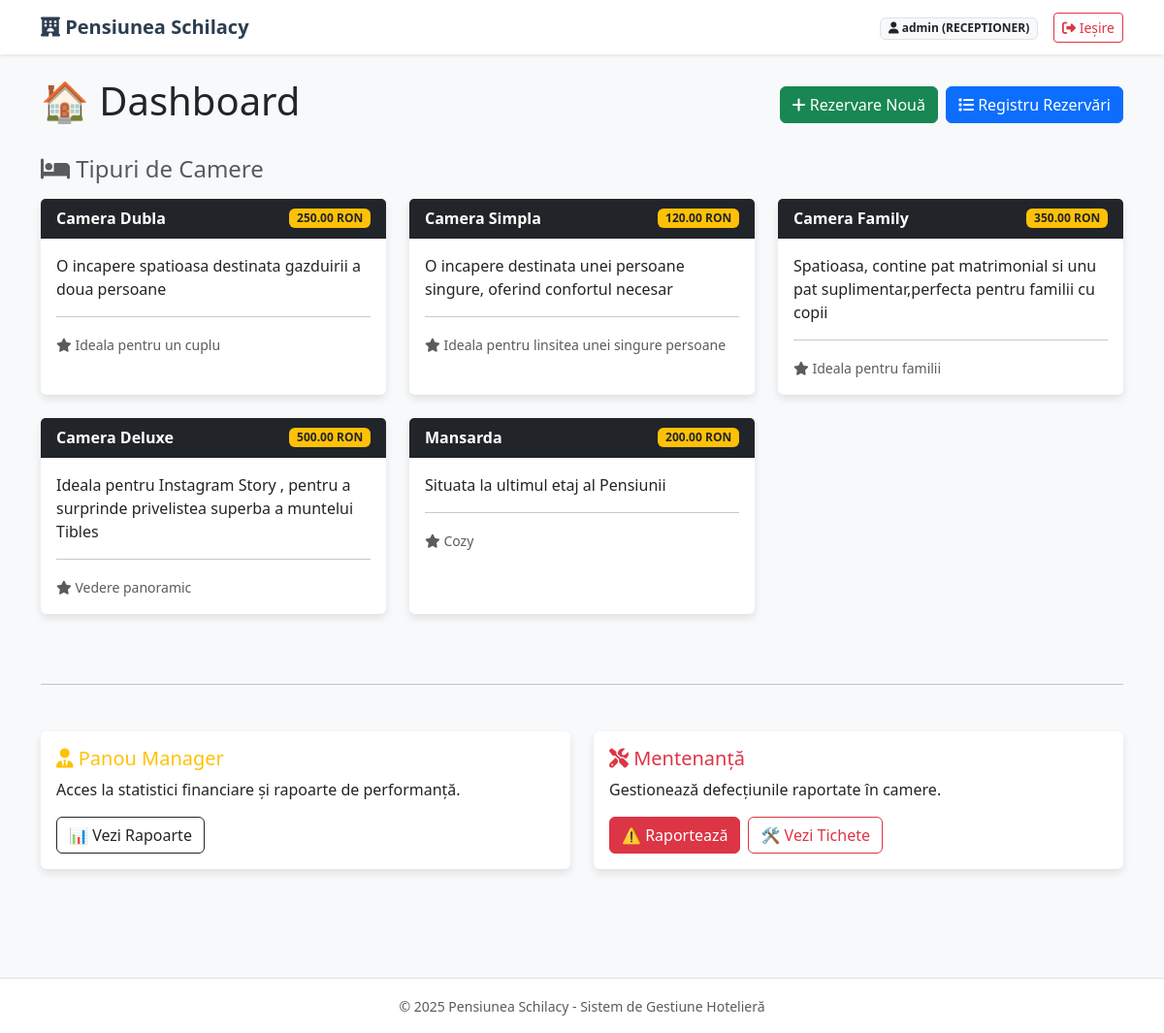
Screenshot of / (signed in) with the database file from the repository.
### cazare/models.py (models this page shows, shortened)
class Utilizator(AbstractUser):
    ROLE_CHOICES = (
        ('manager', 'Manager'),
        ('receptioner', 'Recepționer'),
    )
    rol = models.CharField(max_length=20, choices=ROLE_CHOICES, default='receptioner')

class TipCamera(models.Model):
    nume_tip = models.CharField(max_length=50)
    descriere = models.TextField()
    facilitati = models.TextField(blank=True)
    pret_per_noapte = models.DecimalField(max_digits=10, decimal_places=2)

### cazare/views.py (the view)
# urls.py: path('', views.homepage, name='acasa'),
@login_required
def homepage(request):
    toate_tipurile = TipCamera.objects.all()
    context = {'tipuri': toate_tipurile}
    return render(request, 'cazare/homepage.html', context)

### cazare/templates/cazare/homepage.html
{% extends 'cazare/base.html' %}
{% block content %}
    <div class="d-flex justify-content-between align-items-center mb-4">
        <h1>🏠 Dashboard</h1>
        <div class="d-flex gap-2">
            <a href="{% url 'creare_rezervare' %}" class="btn btn-success">
                <i class="fa-solid fa-plus"></i> Rezervare Nouă
            </a>
            <a href="{% url 'lista_rezervari' %}" class="btn btn-primary">
                <i class="fa-solid fa-list"></i> Registru Rezervări
            </a>
        </div>
    </div>
    <h4 class="mb-3 text-muted"><i class="fa-solid fa-bed"></i> Tipuri de Camere</h4>
    <div class="row">
        {% for camera in tipuri %}
            <div class="col-md-4 mb-4">
                <div class="card h-100">
                    <div class="card-header bg-dark text-white d-flex justify-content-between align-items-center">
                        <strong>{{ camera.nume_tip }}</strong>
                        <span class="badge bg-warning text-dark">{{ camera.pret_per_noapte }} RON</span>
                    </div>
                    <div class="card-body">
                        <p class="card-text">{{ camera.descriere }}</p>
                        <hr>
                        <small class="text-muted"><i class="fa-solid fa-star"></i> {{ camera.facilitati }}</small>
                    </div>
                </div>
            </div>
        {% empty %}
            <div class="alert alert-info">Nu există tipuri de camere definite în sistem.</div>
        {% endfor %}
    </div>
    <hr class="my-5">
    <div class="row">
        {% if user.rol == 'manager' or user.is_superuser %}
        <div class="col-md-6 mb-3">
            <div class="card border-warning h-100">
                <div class="card-body">
                    <h5 class="card-title text-warning"><i class="fa-solid fa-user-tie"></i> Panou Manager</h5>
                    <p class="card-text">Acces la statistici financiare și rapoarte de performanță.</p>
                    <a href="{% url 'rapoarte_manager' %}" class="btn btn-outline-dark">
                        📊 Vezi Rapoarte
                    </a>
                </div>
            </div>
        </div>
        {% endif %}
        <div class="col-md-6 mb-3">
            <div class="card border-danger h-100">
                <div class="card-body">
                    <h5 class="card-title text-danger"><i class="fa-solid fa-screwdriver-wrench"></i> Mentenanță</h5>
                    <p class="card-text">Gestionează defecțiunile raportate în camere.</p>
                    <div class="d-flex gap-2">
                        <a href="{% url 'raporteaza_problema' %}" class="btn btn-danger text-white">
                            ⚠️ Raportează
                        </a>
                        <a href="{% url 'lista_probleme' %}" class="btn btn-outline-danger">
                            🛠️ Vezi Tichete
                        </a>
                    </div>
                </div>
            </div>
        </div>
    </div>
{% endblock %}

### cazare/templates/cazare/base.html (shortened to what this page needs)
<!DOCTYPE html>
<html lang="ro">
<head>
    <link href="https://cdn.jsdelivr.net/npm/bootstrap@5.3.0/dist/css/bootstrap.min.css" rel="stylesheet">
    <link rel="stylesheet" href="https://cdnjs.cloudflare.com/ajax/libs/font-awesome/6.4.0/css/all.min.css">
</head>
<body>
    <nav class="navbar navbar-expand-lg navbar-light bg-white shadow-sm mb-4">
        <div class="container">
            <a class="navbar-brand" href="{% url 'acasa' %}">
                <i class="fa-solid fa-hotel"></i> Pensiunea Schilacy
            </a>
            <div class="collapse navbar-collapse" id="navbarNav">
                <ul class="navbar-nav ms-auto align-items-center">
                    {% if user.is_authenticated %}
                        <li class="nav-item me-3">
                            <span class="badge bg-light text-dark border">
                                <i class="fa-solid fa-user"></i> {{ user.username }} ({{ user.rol|upper }})
                            </span>
                        </li>
                        <li class="nav-item">
                            <form action="{% url 'logout' %}" method="post" class="d-inline">
                                <button type="submit" class="btn btn-outline-danger btn-sm">
                                    <i class="fa-solid fa-sign-out-alt"></i> Ieșire
                                </button>
                            </form>
                        </li>
                    {% else %}
                        <li class="nav-item">
                            <a href="{% url 'login' %}" class="btn btn-primary btn-sm">Autentificare</a>
                        </li>
                    {% endif %}
                </ul>
            </div>
        </div>
    </nav>
    <div class="container pb-5">
        {% block content %}
        {% endblock %}
    </div>
    <footer class="text-center text-muted mt-5 py-3 border-top bg-white">
        <small>&copy; 2025 Pensiunea Schilacy - Sistem de Gestiune Hotelieră</small>
    </footer>
</body>
</html>

### cazare/templates/cazare/base.html (style rules this page uses)
body { background-color: #f8f9fa; font-family: 'Segoe UI', Tahoma, Geneva, Verdana, sans-serif; }
.navbar-brand { font-weight: bold; color: #2c3e50 !important; }
.card { border: none; box-shadow: 0 4px 8px rgba(0,0,0,0.1); transition: transform 0.2s; }

### rows the page displays
Utilizator: username "admin", rol "RECEPTIONER"
TipCamera: nume_tip "Camera Dubla", pret_per_noapte "250.00", descriere "O incapere spatioasa destinata gazduirii a doua persoane", facilitati "Ideala pentru un cuplu"
TipCamera: nume_tip "Camera Simpla", pret_per_noapte "120.00", descriere "O incapere destinata unei persoane singure, oferind confortul necesar", facilitati "Ideala pentru linsitea unei singure persoane"
TipCamera: nume_tip "Camera Family", pret_per_noapte "350.00", descriere "Spatioasa, contine pat matrimonial si unu pat suplimentar,perfecta pentru familii cu copii", facilitati "Ideala pentru familii"
TipCamera: nume_tip "Camera Deluxe", pret_per_noapte "500.00", descriere "Ideala pentru Instagram Story , pentru a surprinde privelistea superba a muntelui Tibles", facilitati "Vedere panoramic"
TipCamera: nume_tip "Mansarda", pret_per_noapte "200.00", descriere "Situata la ultimul etaj al Pensiunii", facilitati "Cozy"
